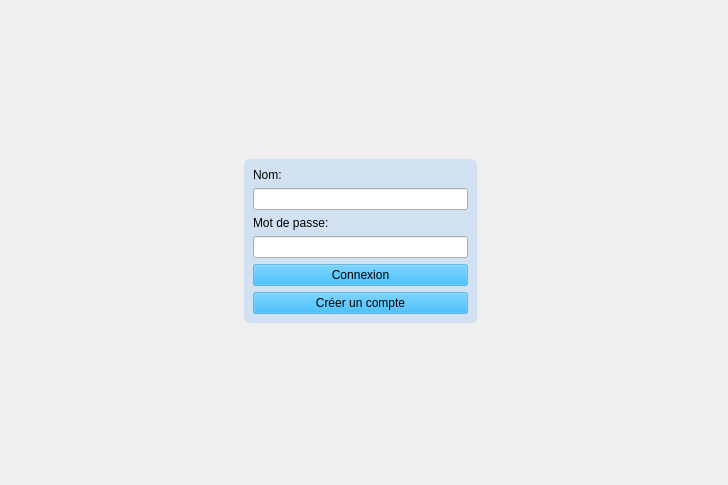
<?xml version="1.0" encoding="UTF-8"?>
<ui version="4.0">
 <class>MainWindow</class>
 <widget class="QMainWindow" name="MainWindow">
  <property name="geometry">
   <rect>
    <x>0</x>
    <y>0</y>
    <width>728</width>
    <height>485</height>
   </rect>
  </property>
  <property name="minimumSize">
   <size>
    <width>728</width>
    <height>485</height>
   </size>
  </property>
  <property name="maximumSize">
   <size>
    <width>728</width>
    <height>485</height>
   </size>
  </property>
  <property name="windowTitle">
   <string>TraceMyPlane</string>
  </property>
  <widget class="QWidget" name="centralwidget">
   <property name="minimumSize">
    <size>
     <width>728</width>
     <height>485</height>
    </size>
   </property>
   <property name="maximumSize">
    <size>
     <width>728</width>
     <height>485</height>
    </size>
   </property>
   <property name="styleSheet">
    <string notr="true">#centralwidget{background-image: url(:/images/Wallpapers_Login.png) no-repeat center center fixed;}</string>
   </property>
   <widget class="QWidget" name="verticalLayoutWidget">
    <property name="geometry">
     <rect>
      <x>10</x>
      <y>10</y>
      <width>701</width>
      <height>461</height>
     </rect>
    </property>
    <layout class="QVBoxLayout" name="verticalLayout">
     <item>
      <layout class="QVBoxLayout" name="verticalLayout_2">
       <item>
        <spacer name="verticalSpacer">
         <property name="orientation">
          <enum>Qt::Vertical</enum>
         </property>
         <property name="sizeHint" stdset="0">
          <size>
           <width>20</width>
           <height>40</height>
          </size>
         </property>
        </spacer>
       </item>
      </layout>
     </item>
     <item>
      <layout class="QVBoxLayout" name="verticalLayout_3">
       <item>
        <layout class="QHBoxLayout" name="horizontalLayout">
         <item>
          <layout class="QHBoxLayout" name="horizontalLayout_4"/>
         </item>
         <item>
          <spacer name="horizontalSpacer">
           <property name="orientation">
            <enum>Qt::Horizontal</enum>
           </property>
           <property name="sizeHint" stdset="0">
            <size>
             <width>40</width>
             <height>20</height>
            </size>
           </property>
          </spacer>
         </item>
         <item>
          <layout class="QHBoxLayout" name="horizontalLayout_3">
           <item>
            <widget class="QWidget" name="verticalWidget_Loger" native="true">
             <property name="styleSheet">
              <string notr="true">#verticalWidget_Loger{background-color: rgba(85, 170, 255,50);
border-radius: 5px;}</string>
             </property>
             <layout class="QVBoxLayout" name="verticalLayout_5">
              <item>
               <widget class="QLabel" name="lab_Name">
                <property name="text">
                 <string>Nom:</string>
                </property>
               </widget>
              </item>
              <item>
               <widget class="QLineEdit" name="lineEdit_Name"/>
              </item>
              <item>
               <widget class="QLabel" name="lab_MdP">
                <property name="text">
                 <string>Mot de passe:</string>
                </property>
               </widget>
              </item>
              <item>
               <widget class="QLineEdit" name="lineEdit_MdP"/>
              </item>
              <item>
               <widget class="QPushButton" name="btn_Connexion">
                <property name="styleSheet">
                 <string notr="true">background-color: rgba(0, 170, 255,95);
color: rgb(0, 0, 0);</string>
                </property>
                <property name="text">
                 <string>Connexion</string>
                </property>
               </widget>
              </item>
              <item>
               <widget class="QPushButton" name="btn_CreatCount">
                <property name="styleSheet">
                 <string notr="true">background-color: rgba(0, 170, 255,95);
color: rgb(0, 0, 0);</string>
                </property>
                <property name="text">
                 <string>Créer un compte</string>
                </property>
               </widget>
              </item>
             </layout>
            </widget>
           </item>
          </layout>
         </item>
         <item>
          <spacer name="horizontalSpacer_2">
           <property name="orientation">
            <enum>Qt::Horizontal</enum>
           </property>
           <property name="sizeHint" stdset="0">
            <size>
             <width>40</width>
             <height>20</height>
            </size>
           </property>
          </spacer>
         </item>
         <item>
          <layout class="QHBoxLayout" name="horizontalLayout_2"/>
         </item>
        </layout>
       </item>
      </layout>
     </item>
     <item>
      <spacer name="verticalSpacer_2">
       <property name="orientation">
        <enum>Qt::Vertical</enum>
       </property>
       <property name="sizeHint" stdset="0">
        <size>
         <width>20</width>
         <height>40</height>
        </size>
       </property>
      </spacer>
     </item>
     <item>
      <layout class="QVBoxLayout" name="verticalLayout_4"/>
     </item>
    </layout>
   </widget>
  </widget>
 </widget>
 <resources/>
 <connections/>
</ui>
